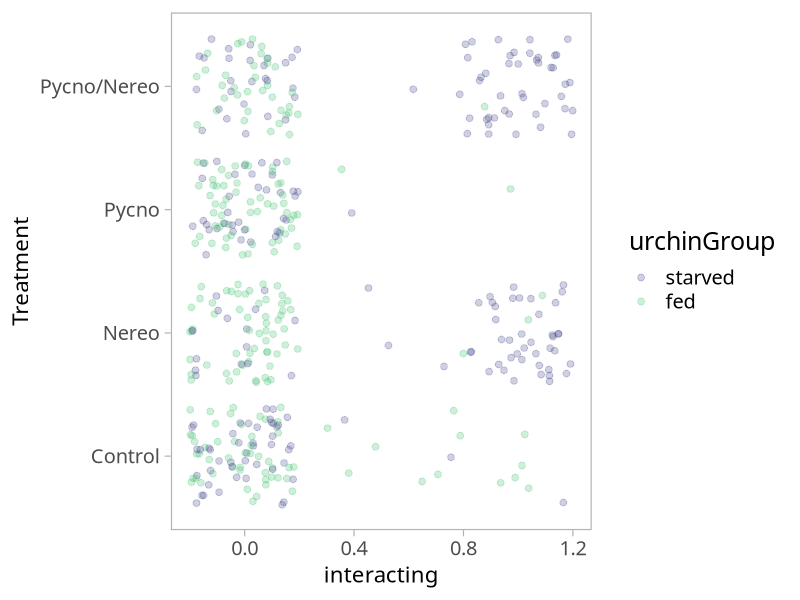

This figure's R source: (Note: this script raises an error after producing the figure.)
#++++++++++++++++++++++++++++++++++++++++++++++++++++++++++++++++++++++++++++++++++
#                                                                                ##
# Pycno-Urchin Dataset 2021 Model                                                ##
# Script created 2021-09-01                                                      ##
# Last updated 2021-09-01                                                        ##
# Data source: Ross Whippo                                                       ##
# R code prepared by Ross Whippo                                                 ##
#                                                                                ##
#++++++++++++++++++++++++++++++++++++++++++++++++++++++++++++++++++++++++++++++++++

# SUMMARY:
# A script to build a statistical model for 2021 pycno-urchin dataset.


# Required Files (check that script is loading latest version):
# trials2021_QAQC.csv

# Associated Scripts:
# trials2021_dataset_QAQC.R
# trials2021_figExplore.R

# TO DO 

# +++++++++++++++++++++++++++++++++++++++++++++++++++++++++++++++++++++++++++++++++
# TABLE OF CONTENTS                                                            ####
#                                                                                 +
# RECENT CHANGES TO SCRIPT                                                        +
# LOAD PACKAGES                                                                   +
# READ IN AND PREPARE DATA                                                        +
# MODEL 1                                                                         +
#                                                                                 +
#++++++++++++++++++++++++++++++++++++++++++++++++++++++++++++++++++++++++++++++++++

#++++++++++++++++++++++++++++++++++++++++++++++++++++++++++++++++++++++++++++++++++
# RECENT CHANGES TO SCRIPT                                                     ####
#++++++++++++++++++++++++++++++++++++++++++++++++++++++++++++++++++++++++++++++++++

# 2021-09-01 Script created
# 2022-02-10 started analyses suggested by Sarah Gravem

#++++++++++++++++++++++++++++++++++++++++++++++++++++++++++++++++++++++++++++++++++
# LOAD PACKAGES                                                                ####
#++++++++++++++++++++++++++++++++++++++++++++++++++++++++++++++++++++++++++++++++++

library(tidyverse)
library(viridis)
library(lme4)
library(ggpubr)
library(systemfonts)

# set plot theme
theme_set(theme_classic())

#++++++++++++++++++++++++++++++++++++++++++++++++++++++++++++++++++++++++++++++++++
# READ IN DATA                                                                 ####
#++++++++++++++++++++++++++++++++++++++++++++++++++++++++++++++++++++++++++++++++++

trials2021_Q <- read_csv("Data/2021/trials2021_QAQC.csv", 
                         col_types = cols(algalTreat = col_factor(levels = c("nereo", "control")), 
                                          date = col_character(),  location = col_character(), 
                                          movement = col_character(), 
                                          pycnoTreat = col_factor(levels = c("pycno", "control")), 
                                          tank = col_factor(levels = c("TF1", "TF2")), 
                                          timeBegin = col_character(), timeEnd = col_character(), 
                                          urchinGroup = col_factor(levels = c("starved","fed")),
                                          location = col_factor(levels = c("c", "m", "f"))))

#++++++++++++++++++++++++++++++++++++++++++++++++++++++++++++++++++++++++++++++++++
# MANIPULATE DATA                                                              ####
#++++++++++++++++++++++++++++++++++++++++++++++++++++++++++++++++++++++++++++++++++

# NOTES: run all models with tank & date as random factors first, if they are not significant,
# remove them
# break up data into 5 minute increments, create column of time (5, 10, 15, etc),
# to make it a continuous variable.
# models to be made:
#   1. proportion of time interacting - binomial glm
#   2. proportion of time spines moving - binomial glm
#   3. average distance from signal - (lmer for rand effects) linear if normal, use Poisson dist
#   4. cumulative distance traveled - (lmer for rand effects) linear if normal, use Poisson dist
#   5. movement categories: 0 = mt, 0.5 = mp, 0.5 = st, 1 = ma - binomial glm


model_1_dat <- trials2021_Q
model_1_dat <- model_1_dat %>%
  select(trial, date, tank, urchinGroup, pycnoTreat, algalTreat, interaction) %>%
  group_by(trial, date, tank, urchinGroup, pycnoTreat, algalTreat) %>%
  mutate(interacting = case_when(interaction == "ni" ~ 0,
                           interaction == "i" ~ 1)) 
model_1_dat_60 <- model_1_dat %>%
  summarise(interacting = mean(interacting))
model_1_datetank_60 <- glm(interacting ~ date + tank, family = binomial, data = model_1_dat_60)
summary(model_1_datetank_60)
model_1_60 <- glm(interacting ~ urchinGroup + pycnoTreat + algalTreat, family = binomial, data = model_1_dat_60)
summary(model_1_60)

# is there a correlation between tank and one of the other factors?
# Create a table with the needed variables.
tank_dat = table(model_1_dat_60$urchinGroup, model_1_dat_60$tank) 
print(tank_dat)
# Perform the Chi-Square test.
print(chisq.test(tank_dat))


# 5 minute increments

model_1_dat_5 <- model_1_dat %>%
  mutate(minutes = c(rep(5, 5), rep(10, 5), rep(15, 5), rep(20, 5), rep(25, 5), rep(30, 5), rep(35, 5), rep(40, 5), rep(45, 5), rep(50, 5), rep(55, 5), rep(60, 5))) %>%
  group_by(trial, date, tank, urchinGroup, pycnoTreat, algalTreat, minutes) %>%
  summarise(interacting = mean(interacting))
model_1_datetank_5 <- glm(interacting ~ date + tank, family = binomial, data = model_1_dat_5)
summary(model_1_datetank_5)
model_1_5 <- glm(interacting ~ tank + urchinGroup + pycnoTreat + algalTreat, family = binomial, data = model_1_dat_5)
summary(model_1_5)

# figure of time spent interaction based on all the factors

model_1_plotdat_5 <- model_1_dat_5 %>%
  unite(Treatment, pycnoTreat, algalTreat, sep = "/" ) %>%
  mutate(Treatment = case_when(Treatment == "pycno/control" ~ "Pycno",
                            Treatment == "control/nereo" ~ "Nereo",
                            Treatment == "control/control" ~ "Control",
                            Treatment == "pycno/nereo" ~ "Pycno/Nereo"))
  
theme_set(theme_light(base_size = 18, base_family = "Poppins"))

model_1_plotdat_5 %>%
  ggplot(aes(x = interacting, y = Treatment, color = urchinGroup)) +
  scale_color_viridis(discrete = TRUE, begin = 0.2, end = 0.7) +
  theme(
    #legend.position = "none",
    axis.title = element_text(size = 16),
  #  axis.text.x = element_text(family = "Roboto Mono", size = 12),
    panel.grid = element_blank()
  ) +
  geom_jitter(size = 2, alpha = 0.25, width = 0.2)

# is there a correlation between tank and one of the other factors?
# Create a table with the needed variables.
tank_dat = table(model_1_dat_5$algalTreat, model_1_dat_5$tank) 
print(tank_dat)
# Perform the Chi-Square test.
print(chisq.test(tank_dat))

tank_dat = table(model_1_dat_5$urchinGroup, model_1_dat_5$tank) 
print(tank_dat)
# Perform the Chi-Square test.
print(chisq.test(tank_dat))

# 10 minute increments

model_1_dat_10 <- model_1_dat %>%
  mutate(minutes = c(rep(10, 10), rep(20, 10), rep(30, 10), rep(40, 10), rep(50, 10), rep(60, 10))) %>%
  group_by(trial, date, tank, urchinGroup, pycnoTreat, algalTreat, minutes) %>%
  summarise(interacting = mean(interacting))
model_1_datetank_10 <- glm(interacting ~ date + tank, family = binomial, data = model_1_dat_10)
summary(model_1_datetank_10)
model_1_10 <- glm(interacting ~ tank + urchinGroup + pycnoTreat + algalTreat, family = binomial, data = model_1_dat_5)
summary(model_1_10)

# is there a correlation between tank and one of the other factors?
# Create a table with the needed variables.
tank_dat = table(model_1_dat_5$algalTreat, model_1_dat_5$tank) 
print(tank_dat)
# Perform the Chi-Square test.
print(chisq.test(tank_dat))


# create proportion columns for each behavior

model1_dat <- model_dat %>%
  select(trial, tank, `signalRate_ml-min`, beginTemp_C, endTemp_C, beginSal_ppt, endSal_ppt, urchinGroup, pycnoTreat, algalTreat, urchinDiam_mm, movement, location, spines, interaction) %>%
  filter(movement != "st") %>%
  add_column(move = 1) %>%
  group_by(trial, urchinGroup, pycnoTreat, algalTreat, move) %>%
  count(move) %>%
  mutate(time_moving = n/60)

# Did urchins in each group and treatment towards, away, or neither the most?

model_2_dat_5 <- trials2021_Q %>%
  group_by(trial, date, tank, urchinGroup, pycnoTreat, algalTreat) %>%
  select(trial, date, tank, urchinGroup, pycnoTreat, algalTreat, movement) %>%
  mutate(minutes = c(rep(5, 5), rep(10, 5), rep(15, 5), rep(20, 5), rep(25, 5), rep(30, 5), rep(35, 5), rep(40, 5), rep(45, 5), rep(50, 5), rep(55, 5), rep(60, 5))) %>%
  group_by(trial, date, tank, urchinGroup, pycnoTreat, algalTreat, minutes) %>%
  mutate(moves = case_when(movement == "ma" ~ 1,
                           movement == "mp" ~ 0.5,
                           movement == "mt" ~ 0,
                           movement == "st" ~ 0.5)) %>%
  summarise(moves = mean(moves))

model_2_datetank_5 <- glm(moves ~ date + tank, family = binomial, data = model_2_dat_5)
summary(model_2_datetank_5)
#NO TANK OR DATE EFFECT

model_2_5 <- glm(moves ~ urchinGroup + pycnoTreat + algalTreat, family = binomial, data = model_2_dat_5)
summary(model_2_5)


# did urchins have a difference in average distance from the signal in the tank?

model_3_dat_5 <- trials2021_Q %>%
  group_by(trial, date, tank, urchinGroup, pycnoTreat, algalTreat) %>%
  select(trial, date, tank, urchinGroup, pycnoTreat, algalTreat, distance_cm) %>%
  mutate(minutes = c(rep(5, 5), rep(10, 5), rep(15, 5), rep(20, 5), rep(25, 5), rep(30, 5), rep(35, 5), rep(40, 5), rep(45, 5), rep(50, 5), rep(55, 5), rep(60, 5))) %>%
  group_by(trial, date, tank, urchinGroup, pycnoTreat, algalTreat, minutes) %>%
  summarise(dist = mean(distance_cm))

# testing for normality
library("ggpubr")
ggdensity(model_3_dat_5$dist, 
          main = "Density plot of dist",
          xlab = "distance_cm")
ggqqplot(model_3_dat_5$dist)
# NOT NORMAL

# transforming for normality ROOT
model_3_dat_5 <- model_3_dat_5 %>%
  mutate(dist_root = sqrt(dist +1))
# testing transformed for normality
library("ggpubr")
ggdensity(model_3_dat_5$dist_root, 
          main = "Density plot of dist",
          xlab = "distance (root+1)")
ggqqplot(model_3_dat_5$dist_root)
# NOT NORMAL

# transforming for normality LOG
model_3_dat_5 <- model_3_dat_5 %>%
  mutate(dist_log = log(dist +1))
# testing transformed for normality
library("ggpubr")
ggdensity(model_3_dat_5$dist_log, 
          main = "Density plot of dist",
          xlab = "distance (log+1)")
ggqqplot(model_3_dat_5$dist_log)
# NOT NORMAL

# transforming for normality LOG10
model_3_dat_5 <- model_3_dat_5 %>%
  mutate(dist_10 = log10(dist +1))
# testing transformed for normality
library("ggpubr")
ggdensity(model_3_dat_5$dist_10, 
          main = "Density plot of dist",
          xlab = "distance (log10+1)")
ggqqplot(model_3_dat_5$dist_10)
# NOT NORMAL

# transforming for normality CUBED ROOT
model_3_dat_5 <- model_3_dat_5 %>%
  mutate(dist_cube = 10^(log10(dist+1)/3))
# testing transformed for normality
library("ggpubr")
ggdensity(model_3_dat_5$dist_cube, 
          main = "Density plot of dist",
          xlab = "distance (cube root+1)")
ggqqplot(model_3_dat_5$dist_cube)
# NOT NORMAL

model_3_datetank_5 <- glm(dist ~ date + tank, family = binomial, data = model_2_dat_5)
summary(model_2_datetank_5)


model_2_5 <- glm(moves ~ urchinGroup + pycnoTreat + algalTreat, family = binomial, data = model_2_dat_5)
summary(model_2_5)


############### SUBSECTION HERE

####
#<<<<<<<<<<<<<<<<<<<<<<<<<<END OF SCRIPT>>>>>>>>>>>>>>>>>>>>>>>>#

# SCRATCH PAD ####